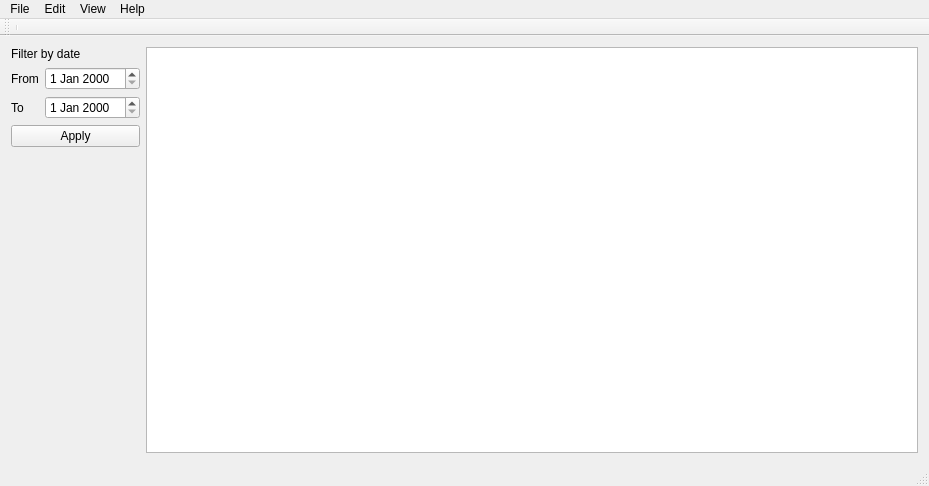
<?xml version="1.0" encoding="UTF-8"?>
<ui version="4.0">
 <class>MainWindow</class>
 <widget class="QMainWindow" name="MainWindow">
  <property name="geometry">
   <rect>
    <x>0</x>
    <y>0</y>
    <width>929</width>
    <height>486</height>
   </rect>
  </property>
  <property name="windowTitle">
   <string>Fire department departures</string>
  </property>
  <property name="windowIcon">
   <iconset resource="firepdep.qrc">
    <normaloff>:/Image/FireTruck.png</normaloff>:/Image/FireTruck.png</iconset>
  </property>
  <widget class="QWidget" name="centralWidget">
   <layout class="QHBoxLayout" name="horizontalLayout_4">
    <item>
     <layout class="QVBoxLayout" name="verticalLayout">
      <item>
       <widget class="QLabel" name="lbFilterDate">
        <property name="text">
         <string>Filter by date</string>
        </property>
       </widget>
      </item>
      <item>
       <layout class="QHBoxLayout" name="horizontalLayout">
        <item>
         <widget class="QLabel" name="lbFromDate">
          <property name="text">
           <string>From</string>
          </property>
          <property name="buddy">
           <cstring>dateEditFrom</cstring>
          </property>
         </widget>
        </item>
        <item>
         <widget class="QDateEdit" name="dateEditFrom"/>
        </item>
       </layout>
      </item>
      <item>
       <layout class="QHBoxLayout" name="horizontalLayout_3">
        <item>
         <widget class="QLabel" name="lbToDate">
          <property name="text">
           <string>To</string>
          </property>
          <property name="buddy">
           <cstring>dateEditTo</cstring>
          </property>
         </widget>
        </item>
        <item>
         <widget class="QDateEdit" name="dateEditTo"/>
        </item>
       </layout>
      </item>
      <item>
       <widget class="QPushButton" name="pbApply">
        <property name="text">
         <string>Apply</string>
        </property>
       </widget>
      </item>
      <item>
       <spacer name="verticalSpacer">
        <property name="orientation">
         <enum>Qt::Vertical</enum>
        </property>
        <property name="sizeHint" stdset="0">
         <size>
          <width>20</width>
          <height>390</height>
         </size>
        </property>
       </spacer>
      </item>
     </layout>
    </item>
    <item>
     <layout class="QHBoxLayout" name="horizontalLayout_2">
      <item>
       <widget class="QTableView" name="tableViewMain"/>
      </item>
     </layout>
    </item>
   </layout>
  </widget>
  <widget class="QMenuBar" name="menuBar">
   <property name="geometry">
    <rect>
     <x>0</x>
     <y>0</y>
     <width>929</width>
     <height>19</height>
    </rect>
   </property>
   <widget class="QMenu" name="menuFile">
    <property name="title">
     <string>File</string>
    </property>
    <addaction name="actionOpenDB"/>
    <addaction name="actionNewDB"/>
    <addaction name="separator"/>
    <addaction name="actionPrint"/>
    <addaction name="separator"/>
    <addaction name="actionExit"/>
   </widget>
   <widget class="QMenu" name="menuView">
    <property name="title">
     <string>View</string>
    </property>
    <widget class="QMenu" name="menuTableView">
     <property name="title">
      <string>TableView</string>
     </property>
    </widget>
    <addaction name="menuTableView"/>
   </widget>
   <widget class="QMenu" name="menuHelp">
    <property name="title">
     <string>Help</string>
    </property>
    <addaction name="actionHelp"/>
    <addaction name="actionAbout"/>
    <addaction name="actionAboutQt"/>
   </widget>
   <widget class="QMenu" name="menuEdit">
    <property name="title">
     <string>Edit</string>
    </property>
    <widget class="QMenu" name="menuAdd_departures">
     <property name="title">
      <string>Add departures</string>
     </property>
     <addaction name="actionSignalingForm"/>
    </widget>
    <widget class="QMenu" name="menuEdit_table">
     <property name="title">
      <string>Edit table</string>
     </property>
     <addaction name="actionEditSignalling"/>
     <addaction name="actionEditDeparturesType"/>
    </widget>
    <widget class="QMenu" name="menuType_Here">
     <property name="title">
      <string>Type Here</string>
     </property>
    </widget>
    <addaction name="menuAdd_departures"/>
    <addaction name="menuEdit_table"/>
    <addaction name="menuType_Here"/>
   </widget>
   <addaction name="menuFile"/>
   <addaction name="menuEdit"/>
   <addaction name="menuView"/>
   <addaction name="menuHelp"/>
  </widget>
  <widget class="QToolBar" name="mainToolBar">
   <attribute name="toolBarArea">
    <enum>TopToolBarArea</enum>
   </attribute>
   <attribute name="toolBarBreak">
    <bool>true</bool>
   </attribute>
   <addaction name="separator"/>
  </widget>
  <widget class="QStatusBar" name="statusBar"/>
  <action name="actionOpenDB">
   <property name="text">
    <string>OpenDB</string>
   </property>
   <property name="toolTip">
    <string>Open database</string>
   </property>
   <property name="shortcut">
    <string>Ctrl+O</string>
   </property>
  </action>
  <action name="actionNewDB">
   <property name="text">
    <string>NewDB</string>
   </property>
   <property name="toolTip">
    <string>Create new database</string>
   </property>
   <property name="shortcut">
    <string>Ctrl+N</string>
   </property>
  </action>
  <action name="actionPrint">
   <property name="text">
    <string>Print</string>
   </property>
   <property name="shortcut">
    <string>Ctrl+P</string>
   </property>
  </action>
  <action name="actionExit">
   <property name="icon">
    <iconset resource="firepdep.qrc">
     <normaloff>:/Image/exit.png</normaloff>:/Image/exit.png</iconset>
   </property>
   <property name="text">
    <string>Exit</string>
   </property>
   <property name="toolTip">
    <string>Exiting the application</string>
   </property>
   <property name="shortcut">
    <string>Ctrl+Q</string>
   </property>
  </action>
  <action name="actionHelp">
   <property name="text">
    <string>Help</string>
   </property>
   <property name="shortcut">
    <string>F1</string>
   </property>
  </action>
  <action name="actionAbout">
   <property name="text">
    <string>About</string>
   </property>
  </action>
  <action name="actionAboutQt">
   <property name="text">
    <string>AboutQt</string>
   </property>
  </action>
  <action name="actionEditDeparturesType">
   <property name="text">
    <string>EditDeparturesType</string>
   </property>
   <property name="toolTip">
    <string>Edit DeparturesTypeTable</string>
   </property>
  </action>
  <action name="actionEditSignalling">
   <property name="text">
    <string>EditSignalling</string>
   </property>
   <property name="toolTip">
    <string>Edit Signalling table</string>
   </property>
  </action>
  <action name="actionSignalingForm">
   <property name="text">
    <string>SignalingForm</string>
   </property>
   <property name="toolTip">
    <string>Show signaling form view</string>
   </property>
  </action>
 </widget>
 <layoutdefault spacing="6" margin="11"/>
 <resources>
  <include location="firepdep.qrc"/>
 </resources>
 <connections>
  <connection>
   <sender>actionExit</sender>
   <signal>triggered(bool)</signal>
   <receiver>MainWindow</receiver>
   <slot>close()</slot>
   <hints>
    <hint type="sourcelabel">
     <x>-1</x>
     <y>-1</y>
    </hint>
    <hint type="destinationlabel">
     <x>548</x>
     <y>365</y>
    </hint>
   </hints>
  </connection>
  <connection>
   <sender>actionNewDB</sender>
   <signal>triggered(bool)</signal>
   <receiver>MainWindow</receiver>
   <slot>newDB()</slot>
   <hints>
    <hint type="sourcelabel">
     <x>-1</x>
     <y>-1</y>
    </hint>
    <hint type="destinationlabel">
     <x>548</x>
     <y>365</y>
    </hint>
   </hints>
  </connection>
  <connection>
   <sender>actionOpenDB</sender>
   <signal>triggered(bool)</signal>
   <receiver>MainWindow</receiver>
   <slot>openDB()</slot>
   <hints>
    <hint type="sourcelabel">
     <x>-1</x>
     <y>-1</y>
    </hint>
    <hint type="destinationlabel">
     <x>548</x>
     <y>365</y>
    </hint>
   </hints>
  </connection>
  <connection>
   <sender>actionEditDeparturesType</sender>
   <signal>triggered(bool)</signal>
   <receiver>MainWindow</receiver>
   <slot>editDeparturesTypeTable()</slot>
   <hints>
    <hint type="sourcelabel">
     <x>-1</x>
     <y>-1</y>
    </hint>
    <hint type="destinationlabel">
     <x>548</x>
     <y>365</y>
    </hint>
   </hints>
  </connection>
  <connection>
   <sender>actionEditSignalling</sender>
   <signal>triggered(bool)</signal>
   <receiver>MainWindow</receiver>
   <slot>editSignalingTable()</slot>
   <hints>
    <hint type="sourcelabel">
     <x>-1</x>
     <y>-1</y>
    </hint>
    <hint type="destinationlabel">
     <x>548</x>
     <y>365</y>
    </hint>
   </hints>
  </connection>
  <connection>
   <sender>actionSignalingForm</sender>
   <signal>triggered(bool)</signal>
   <receiver>MainWindow</receiver>
   <slot>showSignalingForm()</slot>
   <hints>
    <hint type="sourcelabel">
     <x>-1</x>
     <y>-1</y>
    </hint>
    <hint type="destinationlabel">
     <x>548</x>
     <y>365</y>
    </hint>
   </hints>
  </connection>
  <connection>
   <sender>pbApply</sender>
   <signal>clicked()</signal>
   <receiver>MainWindow</receiver>
   <slot>sortData()</slot>
   <hints>
    <hint type="sourcelabel">
     <x>73</x>
     <y>138</y>
    </hint>
    <hint type="destinationlabel">
     <x>464</x>
     <y>242</y>
    </hint>
   </hints>
  </connection>
 </connections>
 <slots>
  <slot>newDB()</slot>
  <slot>openDB()</slot>
  <slot>editDeparturesTypeTable()</slot>
  <slot>editSignalingTable()</slot>
  <slot>showSignalingForm()</slot>
  <slot>sortData()</slot>
 </slots>
</ui>
